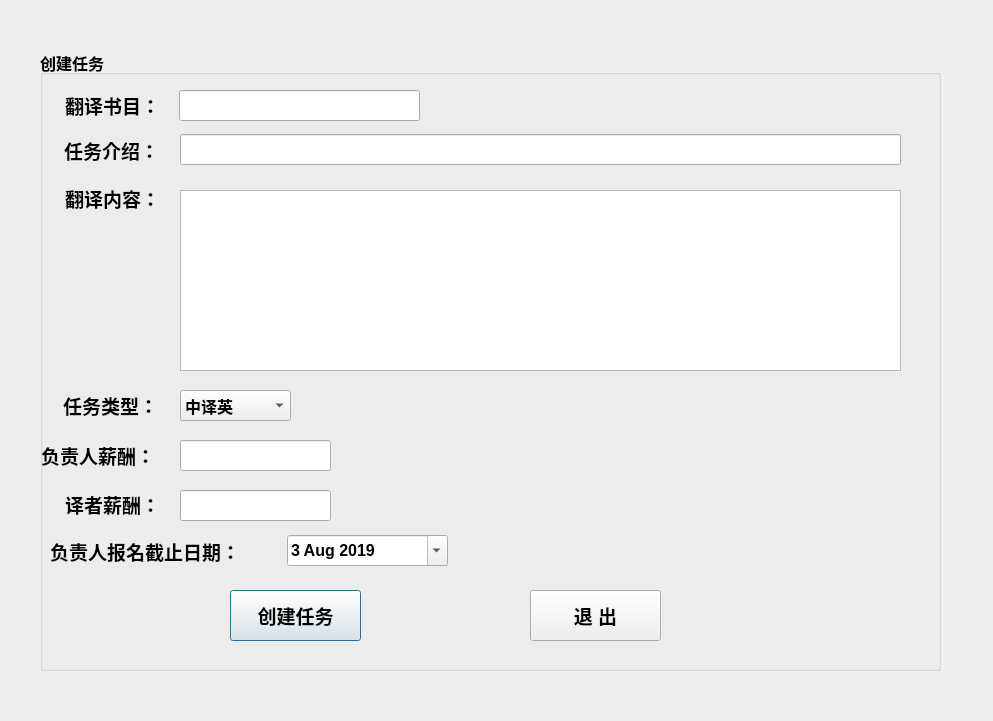
<?xml version="1.0" encoding="UTF-8"?>
<ui version="4.0">
 <class>release_Task</class>
 <widget class="QDialog" name="release_Task">
  <property name="geometry">
   <rect>
    <x>0</x>
    <y>0</y>
    <width>993</width>
    <height>721</height>
   </rect>
  </property>
  <property name="windowTitle">
   <string>Dialog</string>
  </property>
  <widget class="QGroupBox" name="groupBox">
   <property name="geometry">
    <rect>
     <x>40</x>
     <y>50</y>
     <width>901</width>
     <height>621</height>
    </rect>
   </property>
   <property name="font">
    <font>
     <pointsize>12</pointsize>
     <weight>75</weight>
     <italic>false</italic>
     <bold>true</bold>
    </font>
   </property>
   <property name="title">
    <string>创建任务</string>
   </property>
   <widget class="QLabel" name="label">
    <property name="geometry">
     <rect>
      <x>25</x>
      <y>30</y>
      <width>131</width>
      <height>51</height>
     </rect>
    </property>
    <property name="font">
     <font>
      <pointsize>14</pointsize>
      <weight>75</weight>
      <italic>false</italic>
      <bold>true</bold>
     </font>
    </property>
    <property name="text">
     <string>翻译书目：</string>
    </property>
   </widget>
   <widget class="QLabel" name="label_2">
    <property name="geometry">
     <rect>
      <x>24</x>
      <y>80</y>
      <width>121</width>
      <height>41</height>
     </rect>
    </property>
    <property name="font">
     <font>
      <pointsize>14</pointsize>
      <weight>75</weight>
      <italic>false</italic>
      <bold>true</bold>
     </font>
    </property>
    <property name="text">
     <string>任务介绍：</string>
    </property>
   </widget>
   <widget class="QLabel" name="label_3">
    <property name="geometry">
     <rect>
      <x>1</x>
      <y>380</y>
      <width>141</width>
      <height>51</height>
     </rect>
    </property>
    <property name="font">
     <font>
      <pointsize>14</pointsize>
      <weight>75</weight>
      <italic>false</italic>
      <bold>true</bold>
     </font>
    </property>
    <property name="text">
     <string>负责人薪酬：</string>
    </property>
   </widget>
   <widget class="QLineEdit" name="bookname">
    <property name="geometry">
     <rect>
      <x>139</x>
      <y>40</y>
      <width>241</width>
      <height>31</height>
     </rect>
    </property>
   </widget>
   <widget class="QLineEdit" name="salary_charge">
    <property name="geometry">
     <rect>
      <x>140</x>
      <y>390</y>
      <width>151</width>
      <height>31</height>
     </rect>
    </property>
   </widget>
   <widget class="QLabel" name="label_4">
    <property name="geometry">
     <rect>
      <x>23</x>
      <y>340</y>
      <width>141</width>
      <height>31</height>
     </rect>
    </property>
    <property name="font">
     <font>
      <pointsize>14</pointsize>
      <weight>75</weight>
      <italic>false</italic>
      <bold>true</bold>
     </font>
    </property>
    <property name="text">
     <string>任务类型：</string>
    </property>
   </widget>
   <widget class="QComboBox" name="tasktype">
    <property name="geometry">
     <rect>
      <x>140</x>
      <y>340</y>
      <width>111</width>
      <height>31</height>
     </rect>
    </property>
    <property name="font">
     <font>
      <pointsize>12</pointsize>
      <weight>75</weight>
      <italic>false</italic>
      <bold>true</bold>
     </font>
    </property>
    <item>
     <property name="text">
      <string>中译英</string>
     </property>
    </item>
    <item>
     <property name="text">
      <string>英译中</string>
     </property>
    </item>
   </widget>
   <widget class="QLabel" name="label_5">
    <property name="geometry">
     <rect>
      <x>25</x>
      <y>419</y>
      <width>151</width>
      <height>71</height>
     </rect>
    </property>
    <property name="font">
     <font>
      <pointsize>14</pointsize>
      <weight>75</weight>
      <italic>false</italic>
      <bold>true</bold>
     </font>
    </property>
    <property name="text">
     <string>译者薪酬：</string>
    </property>
   </widget>
   <widget class="QLineEdit" name="salary_worker">
    <property name="geometry">
     <rect>
      <x>140</x>
      <y>440</y>
      <width>151</width>
      <height>31</height>
     </rect>
    </property>
   </widget>
   <widget class="QLineEdit" name="introduction">
    <property name="geometry">
     <rect>
      <x>140</x>
      <y>84</y>
      <width>721</width>
      <height>31</height>
     </rect>
    </property>
   </widget>
   <widget class="QLabel" name="label_6">
    <property name="geometry">
     <rect>
      <x>25</x>
      <y>118</y>
      <width>141</width>
      <height>61</height>
     </rect>
    </property>
    <property name="font">
     <font>
      <pointsize>14</pointsize>
      <weight>75</weight>
      <italic>false</italic>
      <bold>true</bold>
     </font>
    </property>
    <property name="text">
     <string>翻译内容：</string>
    </property>
   </widget>
   <widget class="QTextEdit" name="content">
    <property name="geometry">
     <rect>
      <x>140</x>
      <y>140</y>
      <width>721</width>
      <height>181</height>
     </rect>
    </property>
   </widget>
   <widget class="QDateEdit" name="deadline">
    <property name="geometry">
     <rect>
      <x>247</x>
      <y>485</y>
      <width>161</width>
      <height>31</height>
     </rect>
    </property>
    <property name="font">
     <font>
      <pointsize>12</pointsize>
      <weight>75</weight>
      <italic>false</italic>
      <bold>true</bold>
     </font>
    </property>
    <property name="dateTime">
     <datetime>
      <hour>0</hour>
      <minute>0</minute>
      <second>0</second>
      <year>2019</year>
      <month>8</month>
      <day>3</day>
     </datetime>
    </property>
    <property name="calendarPopup">
     <bool>true</bool>
    </property>
   </widget>
   <widget class="QLabel" name="label_7">
    <property name="geometry">
     <rect>
      <x>10</x>
      <y>476</y>
      <width>261</width>
      <height>51</height>
     </rect>
    </property>
    <property name="font">
     <font>
      <pointsize>14</pointsize>
      <weight>75</weight>
      <italic>false</italic>
      <bold>true</bold>
     </font>
    </property>
    <property name="text">
     <string>负责人报名截止日期：</string>
    </property>
   </widget>
   <widget class="QPushButton" name="pushButton">
    <property name="geometry">
     <rect>
      <x>190</x>
      <y>540</y>
      <width>131</width>
      <height>51</height>
     </rect>
    </property>
    <property name="font">
     <font>
      <pointsize>14</pointsize>
      <weight>75</weight>
      <italic>false</italic>
      <bold>true</bold>
     </font>
    </property>
    <property name="text">
     <string>创建任务</string>
    </property>
   </widget>
   <widget class="QPushButton" name="pushButton_2">
    <property name="geometry">
     <rect>
      <x>490</x>
      <y>540</y>
      <width>131</width>
      <height>51</height>
     </rect>
    </property>
    <property name="font">
     <font>
      <pointsize>14</pointsize>
      <weight>75</weight>
      <italic>false</italic>
      <bold>true</bold>
     </font>
    </property>
    <property name="text">
     <string>退 出</string>
    </property>
   </widget>
  </widget>
 </widget>
 <resources/>
 <connections/>
</ui>
